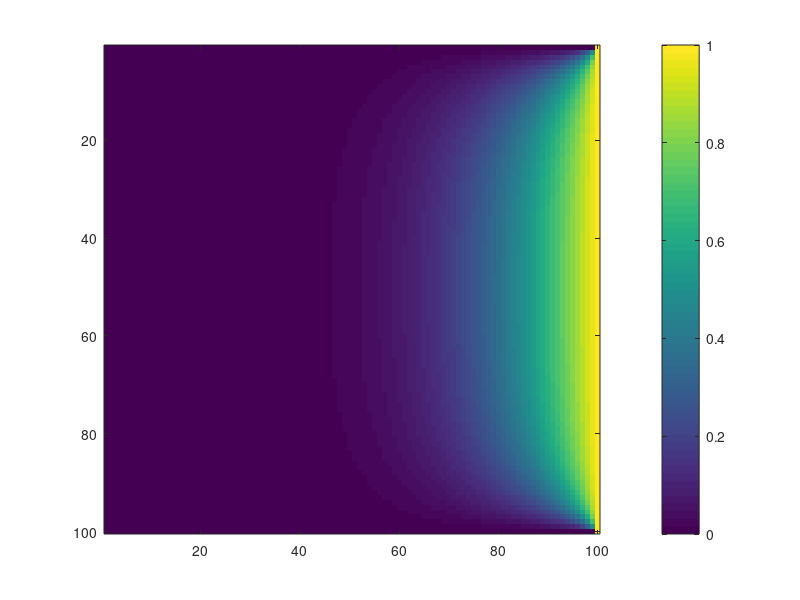

Here is the MATLAB script that generated this plot:
clear all, close all, clc
L = 100;
H = 100;
u = zeros(L,H);

iteration = 0;
while (iteration<1000),
    iteration = iteration + 1
    
    % BCs
    u(1,:) = 0;  % top = 0
    u(L,:) = 0;  % bottom = 0
%     u(:,1) = 1;  % left = 1
    u(:,H) = 1;  % right = 1 
    
    % Other BCs    
%     u(:,H) = sin(2*pi*(1:L)/L);
    u(:,1) = 0;

    % Plot every 10 iterations
    if (mod(iteration,10)==0),        
        imagesc(u);
        colorbar;
        drawnow;
    end
    
    %% OPTION 1, A:  Use 'del2' to compute Laplacian
    Lu = del2(u);   % Laplacian of u
    u(2:L-1,2:H-1) = u(2:L-1,2:H-1)+Lu(2:L-1,2:H-1);  % replace inner part
    % remember to vary alpha and dt... foreshadowing!
    

    %% OPTION 1, B:  Use a 5-point stencil
%     Lu = u;
%     for i=2:L-1
%         for j=2:H-1
%             Lu(i,j) = (1)*(-4*u(i,j)+u(i,j+1)+u(i-1,j)+u(i+1,j)+u(i,j-1));
%         end
%     end
%     u(2:L-1,2:H-1) = u(2:L-1,2:H-1)+.1*Lu(2:L-1,2:H-1);    
%     % less numerically stable... need a smaller dt.
%     
    
    %% OPTION 1, C:  Use an 8-point stencil
%     Lu = u;
%     for i=2:L-1
%         for j=2:H-1
%             Lu(i,j) = (-8*u(i,j)+u(i-1,j+1)+u(i,j+1)+u(i+1,j+1)+u(i-1,j)+u(i+1,j)+u(i-1,j-1)+u(i,j-1)+u(i+1,j-1));
%         end
%     end
%     u(2:L-1,2:H-1) = u(2:L-1,2:H-1)+.1*Lu(2:L-1,2:H-1);    
%     % less numerically stable... need a smaller dt.
   
%     %% OPTION 2, A:  Forget heat equation, just iteratively try to make Laplacian = 0
%     % 5-pt stencil
%     Lu = u;
%     for i=2:L-1
%         for j=2:H-1
%             Lu(i,j) = (1/4)*(u(i,j+1)+u(i-1,j)+u(i+1,j)+u(i,j-1));
%         end
%     end
%     u(2:L-1,2:H-1) = Lu(2:L-1,2:H-1);    
% 
%     
    %% OPTION 2, B:  Forget heat equation, just iteratively try to make Laplacian = 0
%     % 8-pt stencil
%     Lu = u;
%     for i=2:L-1
%         for j=2:H-1
%             Lu(i,j) = (1/8)*(u(i-1,j+1)+u(i,j+1)+u(i+1,j+1)+u(i-1,j)+u(i+1,j)+u(i-1,j-1)+u(i,j-1)+u(i+1,j-1));
%         end
%     end
%     u(2:L-1,2:H-1) = Lu(2:L-1,2:H-1);        

end